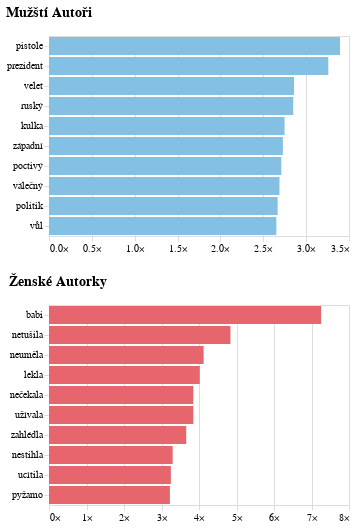

Source (notebook cell):
### Code cell
muzsti_autori = alt.Chart(
    do_grafu[do_grafu["mz"] == "mužští autoři"],  # Filter the data for this group
    title='Mužští Autoři'
).mark_bar().encode(
    alt.X("rozdíl:Q", title=None, axis=alt.Axis(labelExpr="datum.label + '×'", domainOpacity=0, tickColor='#DCDDD6')),
    alt.Y('slovo:N', sort='-x', title=None, axis=alt.Axis(tickColor='#DCDDD6', domainOpacity=0)),
    alt.Color("mz:N", legend=None, scale=alt.Scale(range=['#84c0e4'])),
)

# Chart for "ženské autorky"
zenske_autorky = alt.Chart(
    do_grafu[do_grafu["mz"] == "ženské autorky"],  # Filter the data for this group
    title='Ženské Autorky'
).mark_bar().encode(
    alt.X("rozdíl:Q", title=None, axis=alt.Axis(labelExpr="datum.label + '×'", domainOpacity=0, tickColor='#DCDDD6')),
    alt.Y('slovo:N', sort='-x', title=None, axis=alt.Axis(tickColor='#DCDDD6', domainOpacity=0)),
    alt.Color("mz:N", legend=None, scale=alt.Scale(range=['#E7666E'])),
)

# Combine the charts
mz_graf = alt.vconcat(
    muzsti_autori,
    zenske_autorky
).resolve_scale(
    color='independent'  # Allows each chart to use its own color encoding
)

mz_graf

### Figure 1 — Vega-Lite specification as saved in the notebook (floating-point values rounded to 4 significant figures)
{"config": {"title": {"font": "Noticia Text", "fontSize": 14, "anchor": "start", "fontWeight": "bolder", "subtitleFont": "Noticia Text", "subtitleFontSize": 12, "subtitleFontWeight": "lighter", "subtitlePadding": 12, "dy": -12}, "axis": {"labelFont": "Asap", "titleFont": "Asap", "fontWeight": "lighter", "titleFontWeight": "lighter", "labelFontSize": 10, "titleFontSize": 10, "labelPadding": 2, "titlePadding": 10}, "legend": {"labelFont": "Asap", "labelFontWeight": "normal", "titleFont": "Asap", "titleFontWeight": "normal", "labelFontSize": 10, "titleFontSize": 10}}, "vconcat": [{"data": {"name": "data-60c51a15a6f7840d279d2a363965a2dd"}, "mark": {"type": "bar"}, "encoding": {"color": {"field": "mz", "legend": null, "scale": {"range": ["#84c0e4"]}, "type": "nominal"}, "x": {"axis": {"domainOpacity": 0, "labelExpr": "datum.label + '×'", "tickColor": "#DCDDD6"}, "field": "rozdíl", "title": null, "type": "quantitative"}, "y": {"axis": {"domainOpacity": 0, "tickColor": "#DCDDD6"}, "field": "slovo", "sort": "-x", "title": null, "type": "nominal"}}, "title": "Mužští Autoři"}, {"data": {"name": "data-c470c4ebe8aafbd4b8a0a477b4fb0883"}, "mark": {"type": "bar"}, "encoding": {"color": {"field": "mz", "legend": null, "scale": {"range": ["#E7666E"]}, "type": "nominal"}, "x": {"axis": {"domainOpacity": 0, "labelExpr": "datum.label + '×'", "tickColor": "#DCDDD6"}, "field": "rozdíl", "title": null, "type": "quantitative"}, "y": {"axis": {"domainOpacity": 0, "tickColor": "#DCDDD6"}, "field": "slovo", "sort": "-x", "title": null, "type": "nominal"}}, "title": "Ženské Autorky"}], "resolve": {"scale": {"color": "independent"}}, "$schema": "https://vega.github.io/schema/vega-lite/v5.8.0.json", "datasets": {"data-60c51a15a6f7840d279d2a363965a2dd": [{"slovo": "vůl", "rozdíl": 2.653, "mz": "mužští autoři"}, {"slovo": "politik", "rozdíl": 2.668, "mz": "mužští autoři"}, {"slovo": "válečný", "rozdíl": 2.689, "mz": "mužští autoři"}, {"slovo": "poctivý", "rozdíl": 2.71, "mz": "mužští autoři"}, {"slovo": "západní", "rozdíl": 2.728, "mz": "mužští autoři"}, {"slovo": "kulka", "rozdíl": 2.749, "mz": "mužští autoři"}, {"slovo": "ruský", "rozdíl": 2.85, "mz": "mužští autoři"}, {"slovo": "velet", "rozdíl": 2.858, "mz": "mužští autoři"}, {"slovo": "prezident", "rozdíl": 3.259, "mz": "mužští autoři"}, {"slovo": "pistole", "rozdíl": 3.395, "mz": "mužští autoři"}], "data-c470c4ebe8aafbd4b8a0a477b4fb0883": [{"slovo": "babi", "rozdíl": 7.257, "mz": "ženské autorky"}, {"slovo": "netušila", "rozdíl": 4.838, "mz": "ženské autorky"}, {"slovo": "neuměla", "rozdíl": 4.123, "mz": "ženské autorky"}, {"slovo": "lekla", "rozdíl": 4.02, "mz": "ženské autorky"}, {"slovo": "nečekala", "rozdíl": 3.849, "mz": "ženské autorky"}, {"slovo": "užívala", "rozdíl": 3.849, "mz": "ženské autorky"}, {"slovo": "zahlédla", "rozdíl": 3.66, "mz": "ženské autorky"}, {"slovo": "nestihla", "rozdíl": 3.299, "mz": "ženské autorky"}, {"slovo": "ucítila", "rozdíl": 3.25, "mz": "ženské autorky"}, {"slovo": "pyžamo", "rozdíl": 3.224, "mz": "ženské autorky"}]}}
